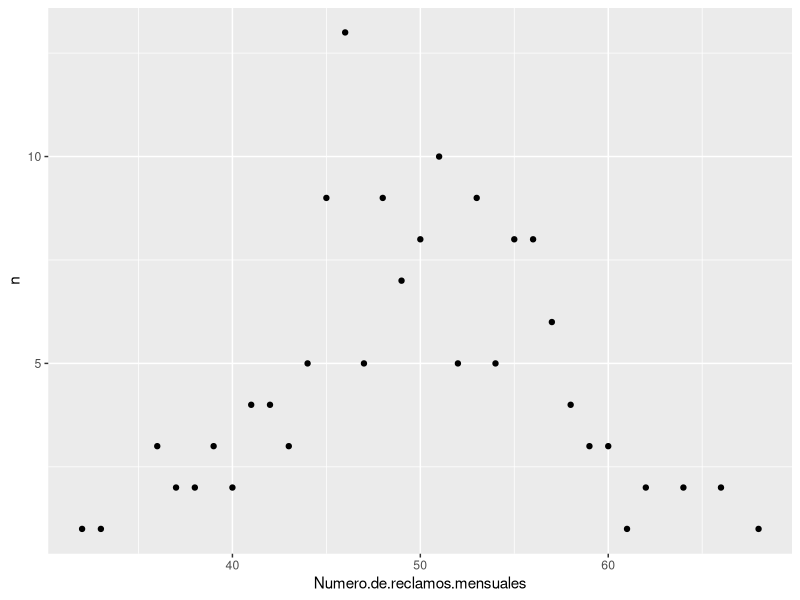
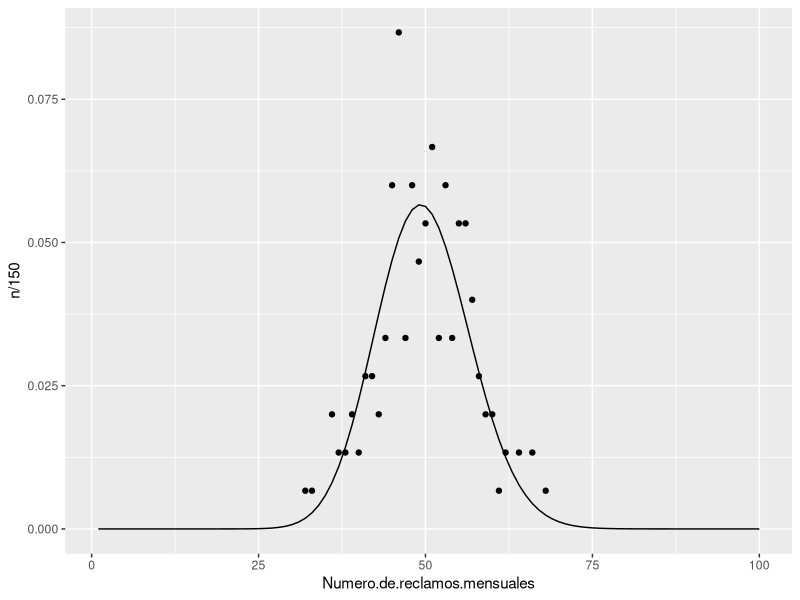
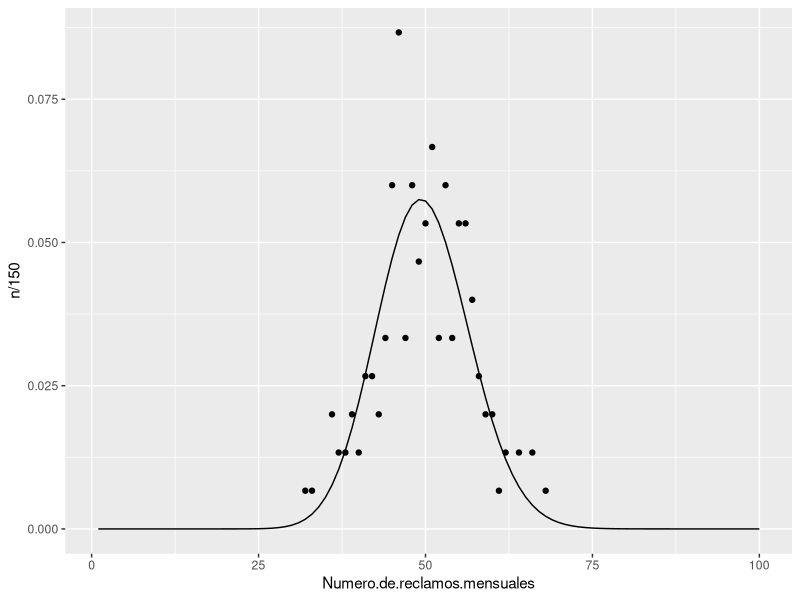
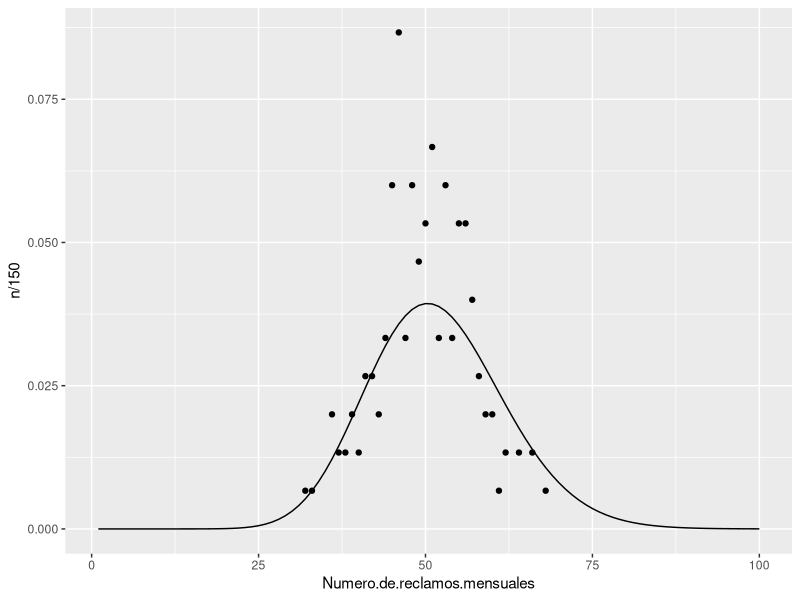

Recreate these plots in R, in order.
library(tidyverse)
Data<-read.csv('NumeroReclamos.csv')
Data %>%
  group_by(Numero.de.reclamos.mensuales) %>%
  summarise(n=length(X)) %>%
  ungroup()
Data2<-Data[,-1,drop=F]
Data3<-Data2 %>%
  count(Numero.de.reclamos.mensuales)
ggplot(Data3,aes(x=Numero.de.reclamos.mensuales,y=n))+geom_point()

#poisson
lambda=mean(Data$Numero.de.reclamos.mensuales)
poisson_ej<-function(x){
  return(dpois(x,lambda))
}
probas_p<-c(ppois(36,lambda=lambda))
x<-c(sum(Data3$n[1:3]))
for (i in 37:62){
  if(i==62){
    x[i-35]<-sum(Data3$n[(i-33):32])
    probas_p[i-35]<-ppois(i,lambda=lambda,lower.tail=F)+dpois(i,lambda=lambda)
    break
  }
  probas_p[i-35]<-dpois(i,lambda=lambda)
  x[i-35]<-Data3$n[i-33]
}
sum(probas_p)
sum(x)
freq<-as.data.frame(x)
chisq.test(freq$x,p=probas_p)
plot_probas<-c()
for (i in 1:100){
  plot_probas[i]<-poisson_ej(i)
}
plot_probas<-as.data.frame(plot_probas)
ggplot()+
  geom_point(data=Data3,aes(x=Numero.de.reclamos.mensuales,y=n/150))+
  geom_line(data=plot_probas,aes(y=plot_probas,x=1:100))

media<-mean(Data3$Numero.de.reclamos.mensuales)
varianza<-var(Data3$Numero.de.reclamos.mensuales)

##binomial
primer_momento<-mean(Data$Numero.de.reclamos.mensuales)
segundo_momento<-mean((Data$Numero.de.reclamos.mensuales)^2)
#por momentos
p=primer_momento/(primer_momento^2/(primer_momento^2+primer_momento-segundo_momento))
n=ceiling((primer_momento^2/(primer_momento^2+primer_momento-segundo_momento)))
probas_b<-c(pbinom(36,size=n,p=p))
x<-c(sum(Data3$n[1:3]))
for (i in 37:62){
  if(i==62){
    x[i-35]<-sum(Data3$n[(i-33):32])
    probas_b[i-35]<-pbinom(i,size=n,p=p,lower.tail=F)+dbinom(i,size=n,p=p)
    break
  }
  probas_b[i-35]<-dbinom(i,size=n,p=p)
  x[i-35]<-Data3$n[i-33]
}
sum(probas_b)
sum(x)
freq<-as.data.frame(x)
chisq.test(freq$x,p=probas_b)
plot_probas<-c()
for (i in 1:100){
  plot_probas[i]<-poisson_ej(i)
}
n*p*(1-p)
n*p
plot_probas<-c()
for (i in 1:100){
  plot_probas[i]<-dbinom(i,size=n,p=p)
}
plot_probas<-as.data.frame(plot_probas)
ggplot()+
  geom_point(data=Data3,aes(x=Numero.de.reclamos.mensuales,y=n/150))+
  geom_line(data=plot_probas,aes(y=plot_probas,x=1:100))

##negativa
p=1-(mean(Data3$Numero.de.reclamos.mensuales))/(var(Data3$Numero.de.reclamos.mensuales))
r<-ceiling((mean(Data3$Numero.de.reclamos.mensuales))^2/(var(Data3$Numero.de.reclamos.mensuales)-mean(Data3$Numero.de.reclamos.mensuales)))

probas_n<-c(pnbinom(36,size=r,p=p))
x<-c(sum(Data3$n[1:3]))
for (i in 37:62){
  if(i==62){
    x[i-35]<-sum(Data3$n[(i-33):32])
    probas_n[i-35]<-pnbinom(i,size=r,p=p,lower.tail=F)+dnbinom(i,size=r,p=p)
    break
  }
  probas_n[i-35]<-dnbinom(i,size=r,p=p)
  x[i-35]<-Data3$n[i-33]
}
sum(probas_n)
sum(x)
freq<-as.data.frame(x)
chisq.test(freq$x,p=probas_n)
plot_probas<-c()
n*p*(1-p)
n*p
plot_probas<-c()
for (i in 1:100){
  plot_probas[i]<-dnbinom(i,size=r,p=p)
}
plot_probas<-as.data.frame(plot_probas)
ggplot()+
  geom_point(data=Data3,aes(x=Numero.de.reclamos.mensuales,y=n/150))+
  geom_line(data=plot_probas,aes(y=plot_probas,x=1:100))


#inciso c
probas_teoricas<-c()
for (i in 45:55){
  probas_teoricas[i-44]<-poisson_ej(i)
}
Comparacion<-data.frame('Empiricas'=Data3$n[12:22]/150,'Teoricas'=probas_teoricas)

Comparacion<-Comparacion %>%
  mutate('Diferencia'=Empiricas-Teoricas)
max(abs(Comparacion$Diferencia))
which(Comparacion$Diferencia==max(abs(Comparacion$Diferencia)))
#Como i=1 es para el punto 45, i=2 es para el punto 46
mean(Comparacion$Diferencia)

